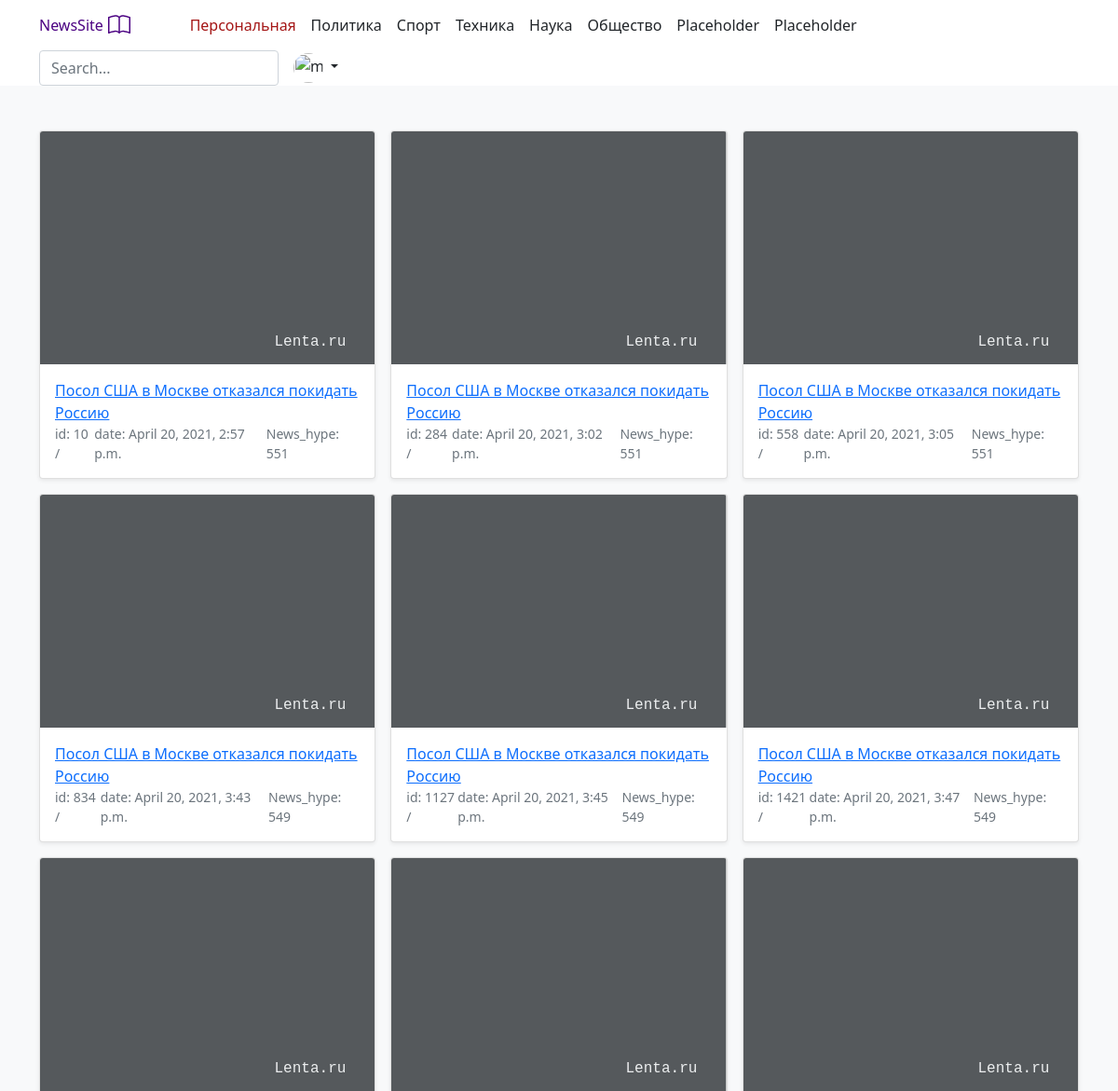
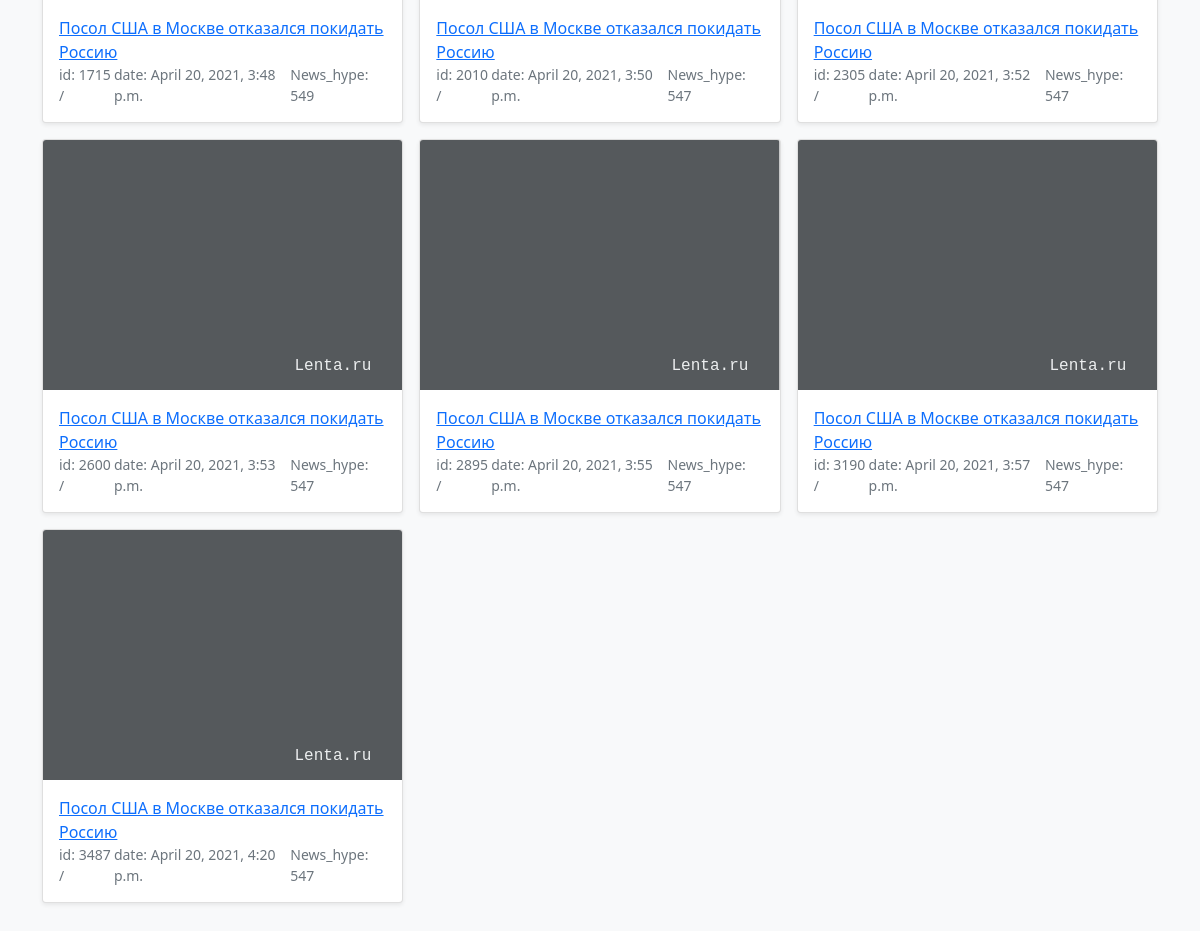
/news_site/news7/, run on an earlier commit of the app's database (2 pictures, top to bottom).
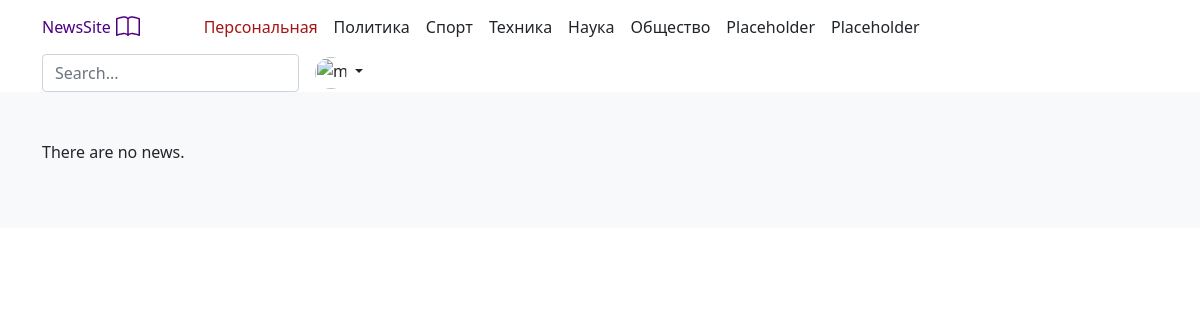
And on a later commit of the database.
### news_site/models.py (models this page shows, shortened)
class News(models.Model):
    id = models.AutoField(auto_created=True, primary_key=True, serialize=False, verbose_name='ID')
    news_text = models.CharField(max_length=200, blank=True, null=True)
    news_url = models.CharField(max_length=200, blank=True, null=True)
    news_hype_rate = models.PositiveSmallIntegerField(blank=True, null=True)
    pub_date = models.DateTimeField(auto_now_add=True, blank=True, null=True)

### news_site/views.py (the view)
# urls.py: path('news7/', views.News7.as_view(), name='News7'),
class News7(generic.ListView):
    news = News
    def get(self, request):
        num_visits7 = request.session.get('num_visits7', 0)
        request.session['num_visits7'] = num_visits7 + 1
        news_list = News.objects.filter(news_hype_rate__gt=500)
        return render(
            request,
            'news_site/news_list.html',
            {'object_list': news_list},
        )

### news_site/templates/news_site/news_list.html (shortened to what this page needs)
{% extends "base.html" %}
{% block content %}
<main>
<div class="album py-5 bg-light">
    <div class="container">
      <div class="row row-cols-1 row-cols-sm-2 row-cols-md-3 g-3">
        {% if object_list %}
          {% for news in object_list %}
            <div class="col">
              <div class="card shadow-sm">
                <svg class="bd-placeholder-img card-img-top" width="100%" height="250" xmlns="http://www.w3.org/2000/svg" role="img" preserveAspectRatio="xMidYMid slice" focusable="false">
                  <text dx="70%" y="90%" fill="#eceeef" dy=".3em" class="example">Lenta.ru</text>
                </svg>
                <div class="card-body">
                  <a class="card-text" href="{{ news.news_url }}"> {{ news.news_text }}</a>
                  <div class="d-flex justify-content-between align-items-center">
                    <div class="btn-group">
                      <small class="text-muted">id: {{ news.id }}  /  </small>
                      <small class="text-muted"> date: {{ news.pub_date }}</small>
                    </div>
                    <small class="text-muted">News_hype: {{ news.news_hype_rate }}</small>
                  </div>
                </div>
              </div>
            </div>
          {% endfor %}
        {% else %}
          <p>There are no news.</p>
        {% endif %}
      </div>
    </div>
</div>
{% endblock %}

What changed in the data, as far as the page shows it:
no longer on this page (row edited): News: news_text "Посол США в Москве отказался покидать Россию", id "10", pub_date "April 20, 2021, 2:57 p.m.", news_hype_rate "551"
no longer on this page (row edited): News: news_text "Посол США в Москве отказался покидать Россию", id "284", pub_date "April 20, 2021, 3:02 p.m.", news_hype_rate "551"
removed News: news_text "Посол США в Москве отказался покидать Россию", id "558", pub_date "April 20, 2021, 3:05 p.m.", news_hype_rate "551"
removed News: news_text "Посол США в Москве отказался покидать Россию", id "834", pub_date "April 20, 2021, 3:43 p.m.", news_hype_rate "549"
removed News: news_text "Посол США в Москве отказался покидать Россию", id "1127", pub_date "April 20, 2021, 3:45 p.m.", news_hype_rate "549"
removed News: news_text "Посол США в Москве отказался покидать Россию", id "1421", pub_date "April 20, 2021, 3:47 p.m.", news_hype_rate "549"
removed News: news_text "Посол США в Москве отказался покидать Россию", id "1715", pub_date "April 20, 2021, 3:48 p.m.", news_hype_rate "549"
removed News: news_text "Посол США в Москве отказался покидать Россию", id "2010", pub_date "April 20, 2021, 3:50 p.m.", news_hype_rate "547"
removed News: news_text "Посол США в Москве отказался покидать Россию", id "2305", pub_date "April 20, 2021, 3:52 p.m.", news_hype_rate "547"
removed News: news_text "Посол США в Москве отказался покидать Россию", id "2600", pub_date "April 20, 2021, 3:53 p.m.", news_hype_rate "547"
removed News: news_text "Посол США в Москве отказался покидать Россию", id "2895", pub_date "April 20, 2021, 3:55 p.m.", news_hype_rate "547"
removed News: news_text "Посол США в Москве отказался покидать Россию", id "3190", pub_date "April 20, 2021, 3:57 p.m.", news_hype_rate "547"
removed News: news_text "Посол США в Москве отказался покидать Россию", id "3487", pub_date "April 20, 2021, 4:20 p.m.", news_hype_rate "547"
Also different on the page:
text now shown: "There are no news."
